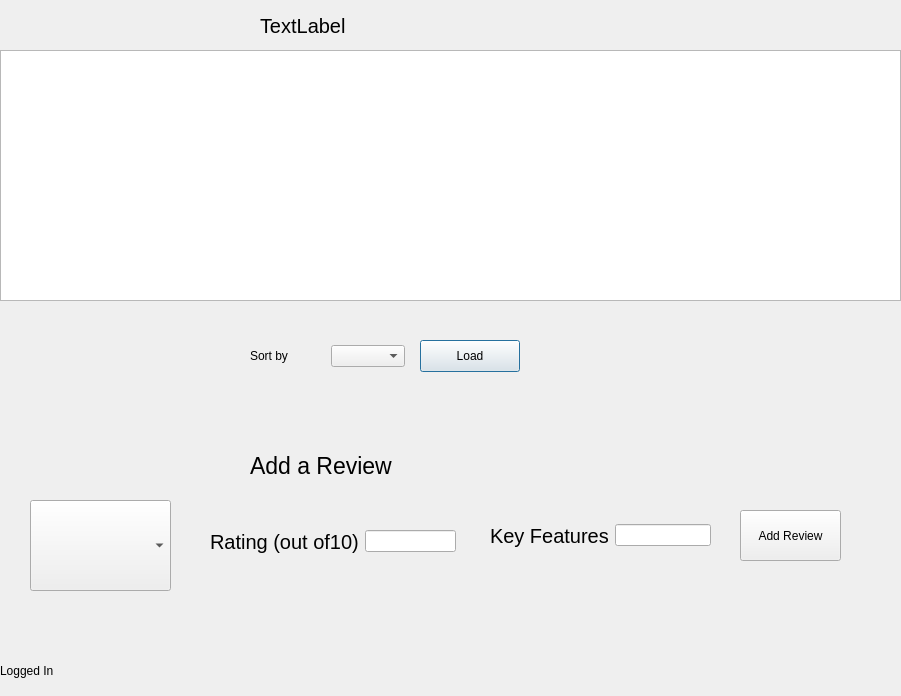
<?xml version="1.0" encoding="UTF-8"?>
<ui version="4.0">
 <class>user</class>
 <widget class="QDialog" name="user">
  <property name="geometry">
   <rect>
    <x>0</x>
    <y>0</y>
    <width>901</width>
    <height>696</height>
   </rect>
  </property>
  <property name="windowTitle">
   <string>Dialog</string>
  </property>
  <widget class="QLabel" name="status">
   <property name="geometry">
    <rect>
     <x>0</x>
     <y>650</y>
     <width>191</width>
     <height>41</height>
    </rect>
   </property>
   <property name="text">
    <string>Logged In</string>
   </property>
  </widget>
  <widget class="QLabel" name="Welcome">
   <property name="geometry">
    <rect>
     <x>260</x>
     <y>0</y>
     <width>391</width>
     <height>51</height>
    </rect>
   </property>
   <property name="font">
    <font>
     <pointsize>15</pointsize>
    </font>
   </property>
   <property name="text">
    <string>TextLabel</string>
   </property>
  </widget>
  <widget class="QTableView" name="CarDetailsTableView">
   <property name="geometry">
    <rect>
     <x>0</x>
     <y>50</y>
     <width>901</width>
     <height>251</height>
    </rect>
   </property>
  </widget>
  <widget class="QPushButton" name="pushButton_load">
   <property name="geometry">
    <rect>
     <x>420</x>
     <y>340</y>
     <width>100</width>
     <height>32</height>
    </rect>
   </property>
   <property name="text">
    <string>Load</string>
   </property>
  </widget>
  <widget class="QComboBox" name="comboBox_carlist">
   <property name="geometry">
    <rect>
     <x>30</x>
     <y>500</y>
     <width>141</width>
     <height>91</height>
    </rect>
   </property>
  </widget>
  <widget class="QLabel" name="label_addReview">
   <property name="geometry">
    <rect>
     <x>250</x>
     <y>450</y>
     <width>391</width>
     <height>31</height>
    </rect>
   </property>
   <property name="font">
    <font>
     <pointsize>17</pointsize>
    </font>
   </property>
   <property name="text">
    <string>Add a Review </string>
   </property>
  </widget>
  <widget class="QPushButton" name="pushButton_AddReview">
   <property name="geometry">
    <rect>
     <x>740</x>
     <y>510</y>
     <width>101</width>
     <height>51</height>
    </rect>
   </property>
   <property name="text">
    <string>Add Review</string>
   </property>
  </widget>
  <widget class="QLabel" name="ReviewStatus">
   <property name="geometry">
    <rect>
     <x>280</x>
     <y>600</y>
     <width>231</width>
     <height>51</height>
    </rect>
   </property>
   <property name="font">
    <font>
     <pointsize>16</pointsize>
    </font>
   </property>
   <property name="text">
    <string/>
   </property>
  </widget>
  <widget class="QWidget" name="layoutWidget">
   <property name="geometry">
    <rect>
     <x>490</x>
     <y>520</y>
     <width>221</width>
     <height>31</height>
    </rect>
   </property>
   <layout class="QHBoxLayout" name="horizontalLayout">
    <item>
     <widget class="QLabel" name="lable_KeyFeatures">
      <property name="font">
       <font>
        <pointsize>15</pointsize>
       </font>
      </property>
      <property name="text">
       <string>Key Features</string>
      </property>
     </widget>
    </item>
    <item>
     <widget class="QLineEdit" name="lineEdit_KeyFeaturees"/>
    </item>
   </layout>
  </widget>
  <widget class="QWidget" name="layoutWidget">
   <property name="geometry">
    <rect>
     <x>210</x>
     <y>530</y>
     <width>246</width>
     <height>23</height>
    </rect>
   </property>
   <layout class="QHBoxLayout" name="horizontalLayout_2">
    <item>
     <widget class="QLabel" name="label_ratingten">
      <property name="font">
       <font>
        <pointsize>15</pointsize>
       </font>
      </property>
      <property name="text">
       <string>Rating (out of10)</string>
      </property>
     </widget>
    </item>
    <item>
     <widget class="QLineEdit" name="lineEdit_ratingten"/>
    </item>
   </layout>
  </widget>
  <widget class="QWidget" name="">
   <property name="geometry">
    <rect>
     <x>250</x>
     <y>340</y>
     <width>155</width>
     <height>32</height>
    </rect>
   </property>
   <layout class="QHBoxLayout" name="horizontalLayout_3">
    <item>
     <widget class="QLabel" name="label_sortby">
      <property name="text">
       <string>Sort by</string>
      </property>
     </widget>
    </item>
    <item>
     <widget class="QComboBox" name="comboBox_sortby"/>
    </item>
   </layout>
  </widget>
 </widget>
 <resources/>
 <connections/>
</ui>
